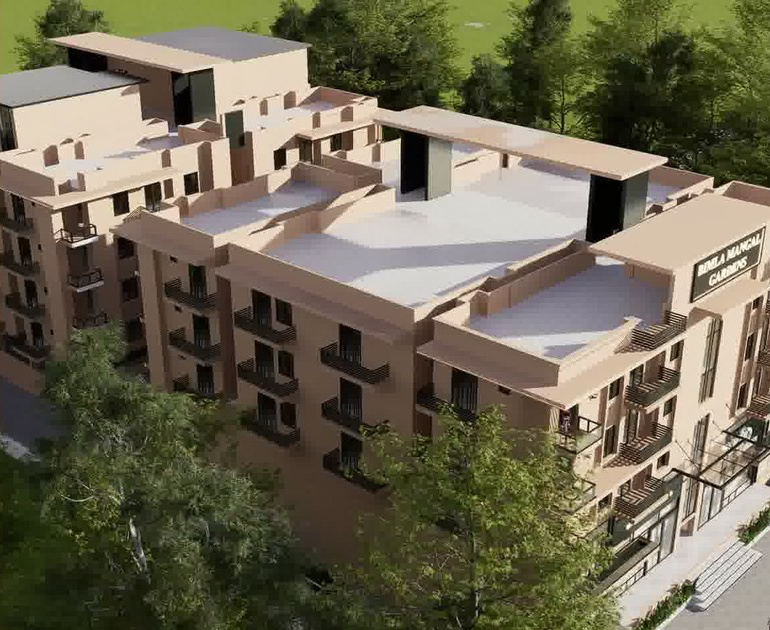
#> input picture scripts/og-render-source.jpg, 770 x 630 px
$ python make-og.py
#> lines starting #> are read from the running program, lines starting #| are printed output that depends on the picture
#> in render_panel, returned value is the input picture: PIL image 770x630 RGB; mean R, G, B 109.6, 103.4, 82.4
"""Rebuild the social share card with the official Abha Engicon wordmark.

    python scripts/make-og.py

Writes public/images/og-image.jpg.

The card is a split panel: a sand lattice field on the left, the aerial render
of the complex on the right. The render is a 770px-wide 3D render whose source
file is not in the repo, so the right panel is preserved pixel for pixel and
never redrawn. It is kept as scripts/og-render-source.jpg so that rebuilding
the card never re-compresses it.

The left panel is not redrawn either -- it is rebuilt from the site's own
recipe so that it matches the page it shares a link to:

    ground  sand-200 (#e7cca4)
    lattice images/brand/lattice-sand.jpg, scaled to 430px wide, tiled
    opacity 0.5

That recipe was recovered from the original card by measurement, and it
reproduces it to within the JPEG noise floor (rms 2.9/255).

The wordmark is the company's own artwork: the ABHA line is placed in exactly
the optical slot the old type-set version occupied, so the composition of the
card is unchanged and only the letterforms are now the real ones.
"""

from pathlib import Path

from PIL import Image, ImageDraw

ROOT = Path(__file__).resolve().parent.parent
PUB = ROOT / "public"
BRAND = PUB / "images" / "brand"

CARD = PUB / "images" / "og-image.jpg"
RENDER_SOURCE = ROOT / "scripts" / "og-render-source.jpg"
LATTICE = BRAND / "lattice-sand.jpg"
LOGO = BRAND / "logo-ink.png"

W, H = 1200, 630
SEAM = 430          # the split between the lattice panel and the render
TILE_W = 430        # the lattice tile's width on the card
GROUND = (231, 204, 164)  # sand-200
OPACITY = 0.5

# Where the old type-set wordmark sat, measured off the original card.
ABHA_BOX = (90, 235, 339, 293)   # x0, y0, x1, y1 of the ABHA line's ink
RULE = (181, 390, 249, 391)      # the rule under the wordmark

INK = (20, 20, 24)


def build_panel() -> Image.Image:
    """The site's lattice treatment: ground blended under the tiled lattice."""
    tile = Image.open(LATTICE).convert("RGB")
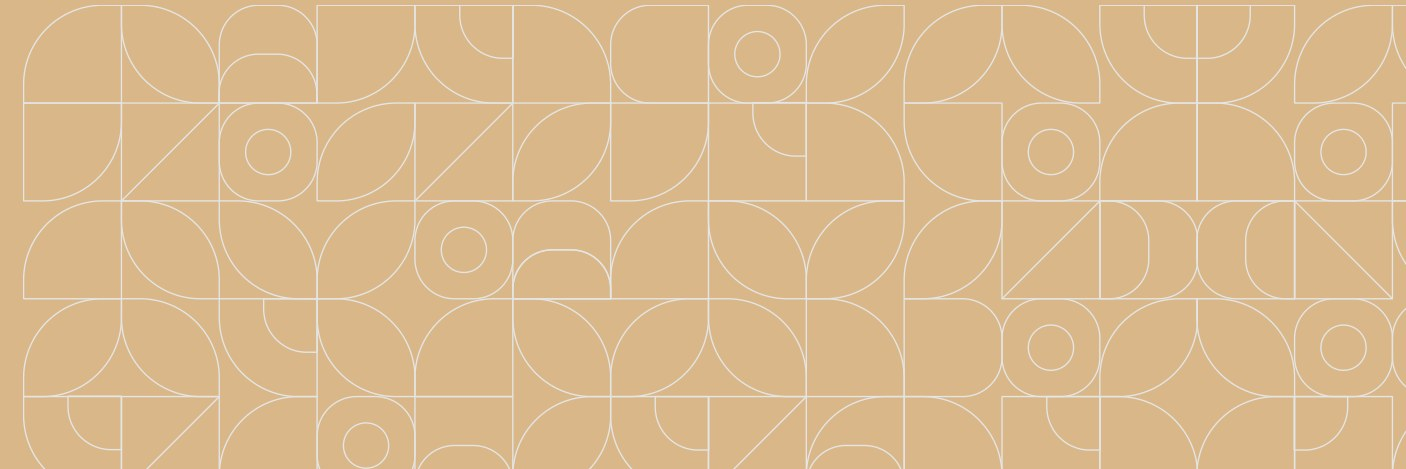
#> input picture docs/images/brand/lattice-sand.jpg, 1406 x 469 px, found by its file name
#> tile is the input picture: PIL image 1406x469 RGB; mean R, G, B 217.7, 185.2, 141.3
    tile = tile.resize((TILE_W, round(TILE_W * tile.height / tile.width)), Image.LANCZOS)
#> tile: PIL image 430x143 RGB

    lattice = Image.new("RGB", (SEAM, H))
#> lattice: PIL image 430x630 RGB; every value is 0
    for y in range(0, H, tile.height):
        lattice.paste(tile, (0, y))
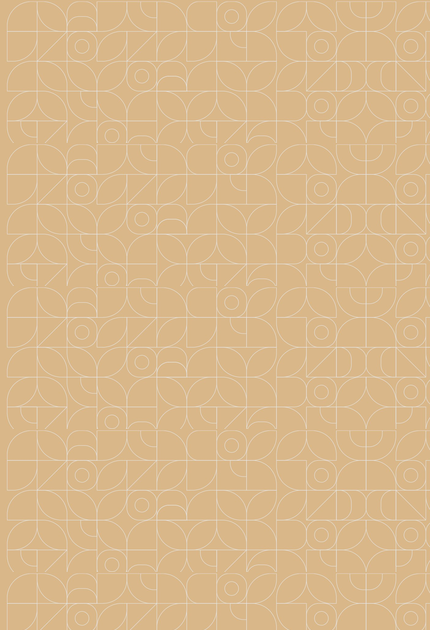
#> lattice: PIL image 430x630 RGB; mean R, G, B 217.7, 185.2, 141.2

    ground = Image.new("RGB", (SEAM, H), GROUND)
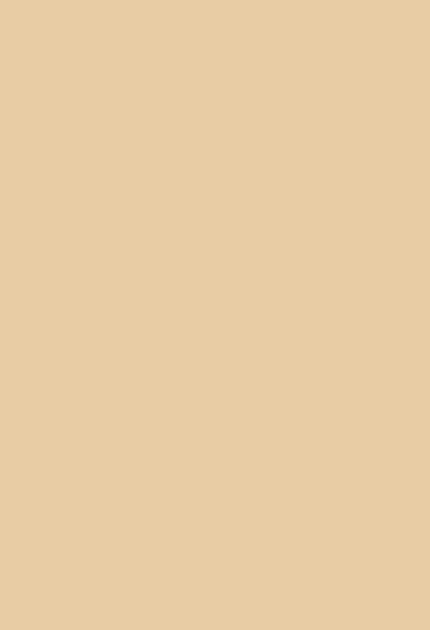
#> ground: PIL image 430x630 RGB; mean R, G, B 231, 204, 164
    return Image.blend(ground, lattice, OPACITY)
#> returned value: PIL image 430x630 RGB


def abha_band(logo: Image.Image):
    """The bounding box of the ABHA line -- the first run of ink rows."""
    alpha = logo.getchannel("A")
    w, h = logo.size
    px = alpha.load()

    rows = [y for y in range(h) if any(px[x, y] > 24 for x in range(w))]
    top = rows[0]
    gap = next(y for y in range(top, h) if not any(px[x, y] > 24 for x in range(w)))

    cols = [x for x in range(w) if any(px[x, y] > 24 for y in range(top, gap))]
    return (min(cols), top, max(cols), gap - 1)


def place_wordmark(panel: Image.Image) -> Image.Image:
    """Drop the official lockup into the slot the old wordmark occupied."""
#> (the run stopped early here; a loop or call above may not have finished)
